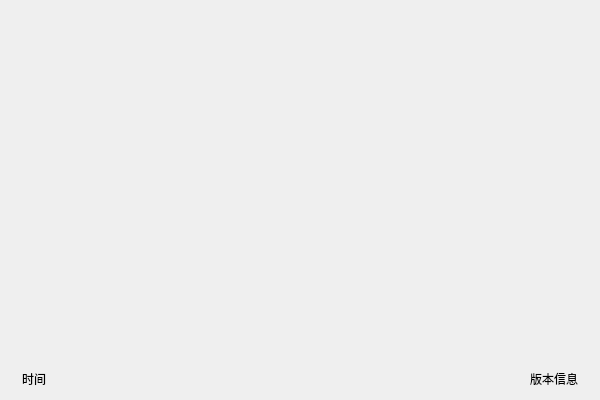
<?xml version="1.0" encoding="UTF-8"?>
<ui version="4.0">
 <class>MainWidgets</class>
 <widget class="QWidget" name="MainWidgets">
  <property name="geometry">
   <rect>
    <x>0</x>
    <y>0</y>
    <width>600</width>
    <height>400</height>
   </rect>
  </property>
  <property name="windowTitle">
   <string>MainWidgets</string>
  </property>
  <layout class="QGridLayout" name="gridLayout">
   <property name="leftMargin">
    <number>0</number>
   </property>
   <property name="topMargin">
    <number>0</number>
   </property>
   <property name="rightMargin">
    <number>0</number>
   </property>
   <property name="bottomMargin">
    <number>0</number>
   </property>
   <property name="spacing">
    <number>0</number>
   </property>
   <item row="2" column="0">
    <widget class="QWidget" name="bottom_widget" native="true">
     <property name="minimumSize">
      <size>
       <width>0</width>
       <height>30</height>
      </size>
     </property>
     <property name="maximumSize">
      <size>
       <width>16777215</width>
       <height>42</height>
      </size>
     </property>
     <layout class="QHBoxLayout" name="horizontalLayout">
      <property name="spacing">
       <number>0</number>
      </property>
      <property name="leftMargin">
       <number>22</number>
      </property>
      <property name="topMargin">
       <number>8</number>
      </property>
      <property name="rightMargin">
       <number>22</number>
      </property>
      <property name="bottomMargin">
       <number>8</number>
      </property>
      <item>
       <widget class="QLabel" name="time_label">
        <property name="text">
         <string>时间</string>
        </property>
       </widget>
      </item>
      <item>
       <spacer name="horizontalSpacer">
        <property name="orientation">
         <enum>Qt::Horizontal</enum>
        </property>
        <property name="sizeHint" stdset="0">
         <size>
          <width>487</width>
          <height>11</height>
         </size>
        </property>
       </spacer>
      </item>
      <item>
       <widget class="QLabel" name="version_label">
        <property name="text">
         <string>版本信息</string>
        </property>
       </widget>
      </item>
     </layout>
    </widget>
   </item>
   <item row="0" column="0">
    <widget class="TitleGui" name="title_widget" native="true">
     <property name="sizePolicy">
      <sizepolicy hsizetype="Expanding" vsizetype="Expanding">
       <horstretch>0</horstretch>
       <verstretch>0</verstretch>
      </sizepolicy>
     </property>
     <property name="minimumSize">
      <size>
       <width>0</width>
       <height>74</height>
      </size>
     </property>
     <property name="maximumSize">
      <size>
       <width>16777215</width>
       <height>84</height>
      </size>
     </property>
    </widget>
   </item>
   <item row="1" column="0">
    <widget class="QWidget" name="main_widget" native="true"/>
   </item>
  </layout>
 </widget>
 <layoutdefault spacing="6" margin="11"/>
 <customwidgets>
  <customwidget>
   <class>TitleGui</class>
   <extends>QWidget</extends>
   <header location="global">../../../TitleGui.h</header>
   <container>1</container>
  </customwidget>
 </customwidgets>
 <resources/>
 <connections/>
</ui>
